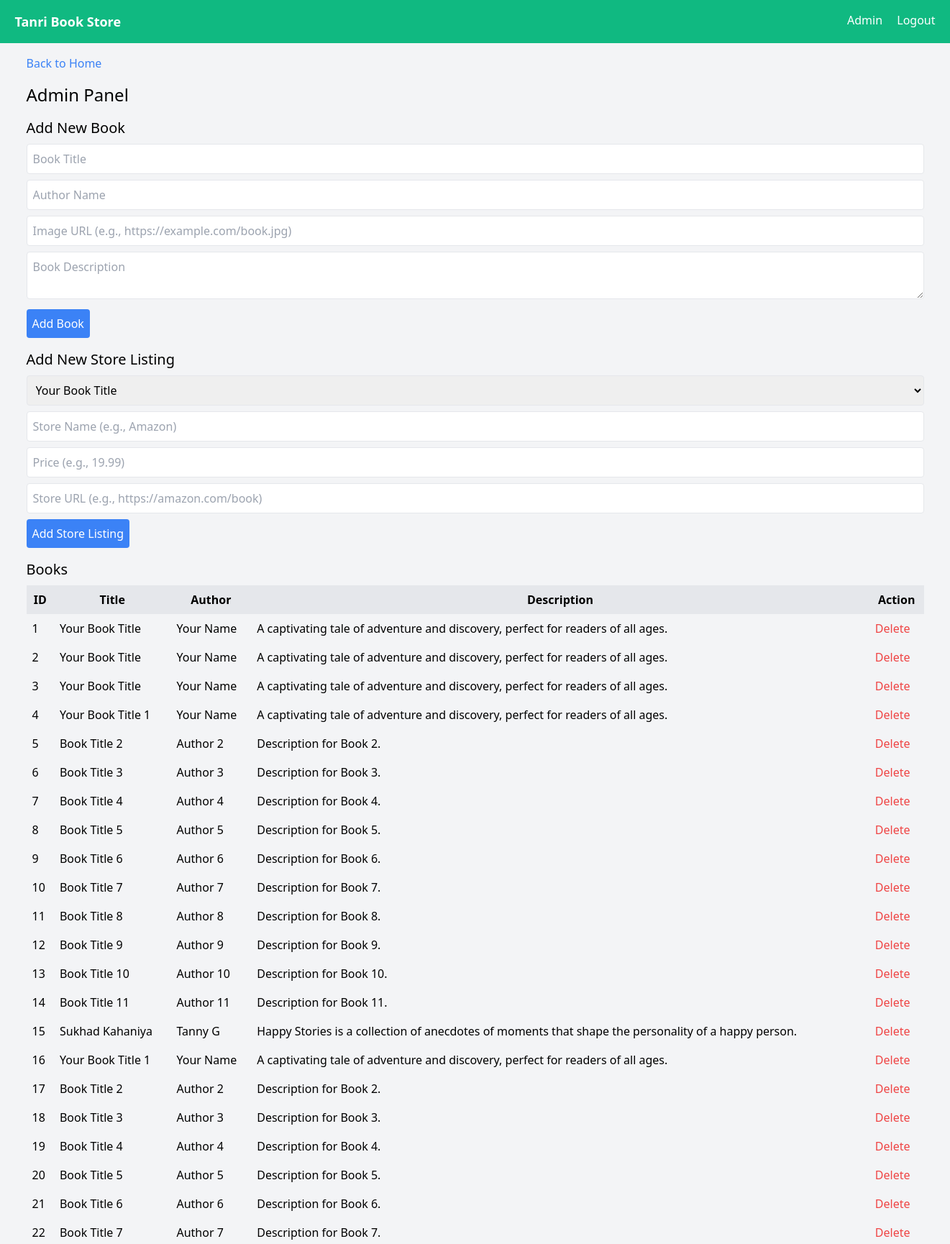
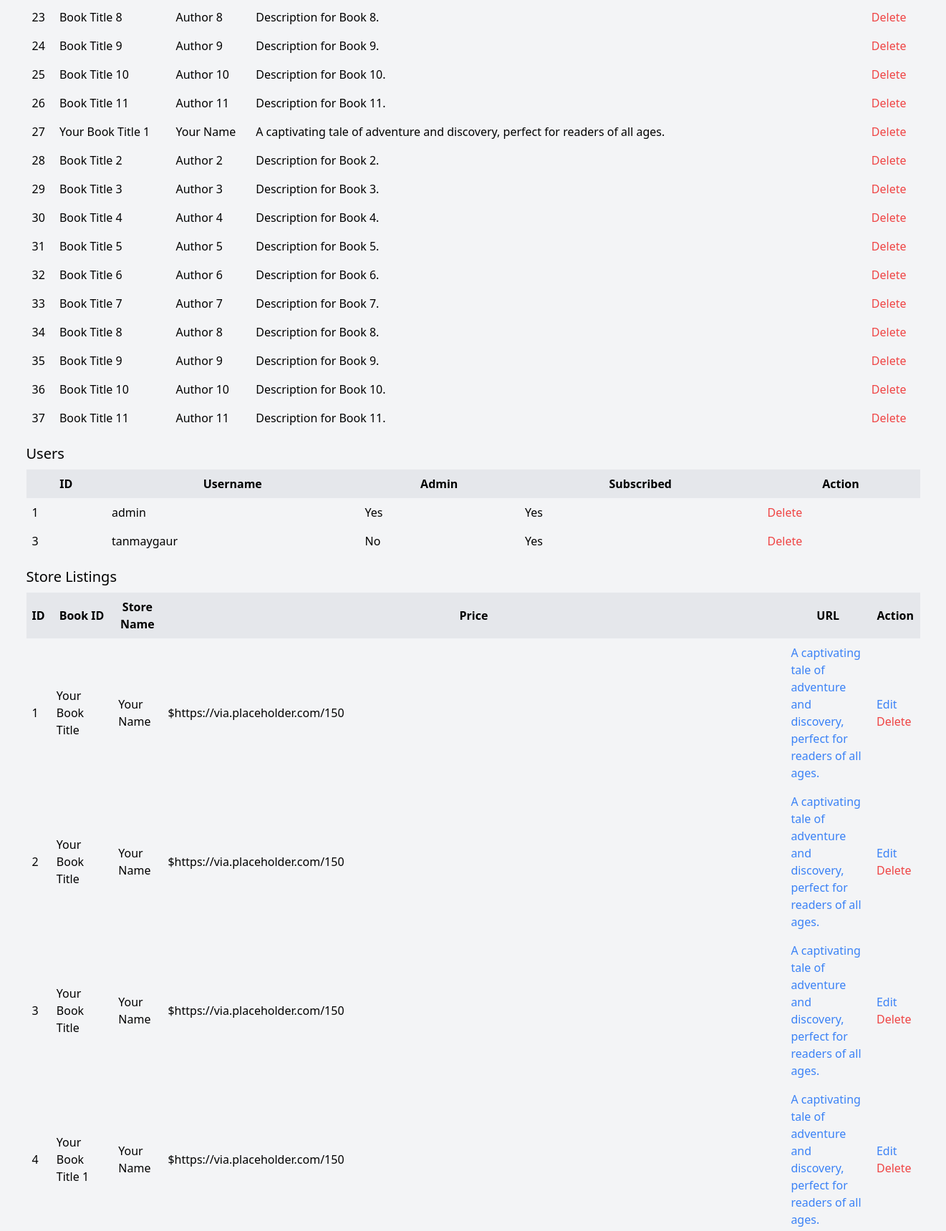
The page /admin (signed in, upper part) on the database its author committed (2 pictures, top to bottom).
### tables this page shows
CREATE TABLE books (
            id INTEGER PRIMARY KEY AUTOINCREMENT,
            title TEXT NOT NULL,
            author TEXT NOT NULL,
            image_url TEXT,
            description TEXT
        );

CREATE TABLE users (
            id INTEGER PRIMARY KEY AUTOINCREMENT,
            username TEXT UNIQUE NOT NULL,
            password TEXT NOT NULL,
            is_admin INTEGER DEFAULT 0,
            is_subscribed INTEGER DEFAULT 0
        );

### book_aggregator.py (the view, shortened to what this page needs)
@app.route('/admin', methods=['GET', 'POST'])
@admin_required
def admin():
    with sqlite3.connect('books.db') as conn:
        c = conn.cursor()
        c.execute('SELECT * FROM users')
        users = c.fetchall()
        c.execute('SELECT * FROM books')
        books = c.fetchall()
        c.execute('SELECT * FROM book_stores')
        stores = c.fetchall()
        c.execute('SELECT r.*, u.username, b.title FROM reviews r JOIN users u ON r.user_id = u.id JOIN books b ON r.book_id = b.id')
        reviews = c.fetchall()
    return render_template('admin.html', users=users, books=books, stores=stores, reviews=reviews)

### book_aggregator.py (called while the page is built)
def admin_required(f):
    @wraps(f)
    def decorated_function(*args, **kwargs):
        if 'user_id' not in session:
            flash('Please log in as admin.', 'error')
            return redirect(url_for('login'))
        with sqlite3.connect('books.db') as conn:
            c = conn.cursor()
            c.execute('SELECT is_admin FROM users WHERE id = ?', (session['user_id'],))
            if not c.fetchone()[0]:
                flash('Admin access required.', 'error')
                return redirect(url_for('index'))
        return f(*args, **kwargs)
    return decorated_function

### templates/admin.html (shortened to what this page needs)
<!DOCTYPE html>
<html>
<head>
    <link href="https://cdn.jsdelivr.net/npm/tailwindcss@2.2.19/dist/tailwind.min.css" rel="stylesheet">
</head>
<body class="bg-gray-100">
    <nav class="bg-green-500 p-4">
        <div class="container mx-auto flex justify-between">
            <a href="{{ url_for('index') }}" class="text-white text-lg font-bold">Tanri Book Store</a>
            <div>
                {% if session.user_id %}
                    {% if session.is_admin %}
                        <a href="{{ url_for('admin') }}" class="text-white mr-4">Admin</a>
                    {% endif %}
                    <a href="{{ url_for('logout') }}" class="text-white">Logout</a>
                {% else %}
                    <a href="{{ url_for('login') }}" class="text-white mr-4">Login</a>
                    <a href="{{ url_for('register') }}" class="text-white">Register</a>
                {% endif %}
            </div>
        </div>
    </nav>
    <div class="container mx-auto p-4">
        <a href="{{ url_for('index') }}" class="text-blue-500 mb-4 inline-block">Back to Home</a>
        <h2 class="text-2xl mb-4">Admin Panel</h2>
        <h3 class="text-xl mb-2">Add New Book</h3>
        <form method="POST" class="mb-4">
            <input type="text" name="title" placeholder="Book Title" class="border p-2 rounded w-full mb-2" required>
            <input type="text" name="author" placeholder="Author Name" class="border p-2 rounded w-full mb-2" required>
            <input type="text" name="image_url" placeholder="Image URL (e.g., https://example.com/book.jpg)" class="border p-2 rounded w-full mb-2">
            <textarea name="description" placeholder="Book Description" class="border p-2 rounded w-full mb-2"></textarea>
            <button type="submit" class="bg-blue-500 text-white p-2 rounded">Add Book</button>
        </form>
        <h3 class="text-xl mb-2">Add New Store Listing</h3>
        <form method="POST" class="mb-4">
            <select name="book_id" class="border p-2 rounded w-full mb-2" required>
                {% for book in books %}
                    <option value="{{ book[0] }}">{{ book[1] }}</option>
                {% endfor %}
            </select>
            <input type="text" name="store_name" placeholder="Store Name (e.g., Amazon)" class="border p-2 rounded w-full mb-2" required>
            <input type="number" step="0.01" name="price" placeholder="Price (e.g., 19.99)" class="border p-2 rounded w-full mb-2" required>
            <input type="text" name="url" placeholder="Store URL (e.g., https://amazon.com/book)" class="border p-2 rounded w-full mb-2" required>
            <button type="submit" class="bg-blue-500 text-white p-2 rounded">Add Store Listing</button>
        </form>
        <h3 class="text-xl mb-2">Books</h3>
        <table class="w-full mb-4">
            <tr class="bg-gray-200">
                <th class="p-2">ID</th>
                <th class="p-2">Title</th>
                <th class="p-2">Author</th>
                <th class="p-2">Description</th>
                <th class="p-2">Action</th>
            </tr>
            {% for book in books %}
                <tr>
                    <td class="p-2">{{ book[0] }}</td>
                    <td class="p-2">{{ book[1] }}</td>
                    <td class="p-2">{{ book[2] }}</td>
                    <td class="p-2">{{ book[4] or 'No description' }}</td>
                    <td class="p-2"><a href="{{ url_for('delete_book', book_id=book[0]) }}" class="text-red-500">Delete</a></td>
                </tr>
            {% endfor %}
        </table>
        <h3 class="text-xl mb-2">Users</h3>
        <table class="w-full mb-4">
            <tr class="bg-gray-200">
                <th class="p-2">ID</th>
                <th class="p-2">Username</th>
                <th class="p-2">Admin</th>
                <th class="p-2">Subscribed</th>
                <th class="p-2">Action</th>
            </tr>
            {% for user in users %}
                <tr>
                    <td class="p-2">{{ user[0] }}</td>
                    <td class="p-2">{{ user[1] }}</td>
                    <td class="p-2">{{ 'Yes' if user[3] else 'No' }}</td>
                    <td class="p-2">{{ 'Yes' if user[4] else 'No' }}</td>
                    <td class="p-2"><a href="{{ url_for('delete_user', user_id=user[0]) }}" class="text-red-500">Delete</a></td>
                </tr>
            {% endfor %}
        </table>
        <h3 class="text-xl mb-2">Store Listings</h3>
        <table class="w-full mb-4">
            <tr class="bg-gray-200">
                <th class="p-2">ID</th>
                <th class="p-2">Book ID</th>
                <th class="p-2">Store Name</th>
                <th class="p-2">Price</th>
                <th class="p-2">URL</th>
                <th class="p-2">Action</th>
            </tr>
            {% for store in books %}
                <tr>
                    <td class="p-2">{{ store[0] }}</td>
                    <td class="p-2">{{ store[1] }}</td>
                    <td class="p-2">{{ store[2] }}</td>
                    <td class="p-2">${{ store[3] }}</td>
                    <td class="p-2"><a href="{{ store[4] }}" class="text-blue-500">{{ store[4] }}</a></td>
                    <td class="p-2">
                        <a href="{{ url_for('edit_store', store_id=store[0]) }}" class="text-blue-500 mr-2">Edit</a>
                        <a href="{{ url_for('delete_store', store_id=store[0]) }}" class="text-red-500">Delete</a>
                    </td>
                </tr>
            {% endfor %}
        </table>
    </div>
</body>
</html>

### rows shown on the page
books: id "1", title "Your Book Title", author "Your Name", description "A captivating tale of adventure and discovery, perfect for readers of all ages.", image_url "https://via.placeholder.com/150"
books: id "2", title "Your Book Title", author "Your Name", description "A captivating tale of adventure and discovery, perfect for readers of all ages.", image_url "https://via.placeholder.com/150"
books: id "3", title "Your Book Title", author "Your Name", description "A captivating tale of adventure and discovery, perfect for readers of all ages.", image_url "https://via.placeholder.com/150"
books: id "4", title "Your Book Title 1", author "Your Name", description "A captivating tale of adventure and discovery, perfect for readers of all ages.", image_url "https://via.placeholder.com/150"
books: id "5", title "Book Title 2", author "Author 2", description "Description for Book 2."
books: id "6", title "Book Title 3", author "Author 3", description "Description for Book 3."
books: id "7", title "Book Title 4", author "Author 4", description "Description for Book 4."
books: id "8", title "Book Title 5", author "Author 5", description "Description for Book 5."
books: id "9", title "Book Title 6", author "Author 6", description "Description for Book 6."
books: id "10", title "Book Title 7", author "Author 7", description "Description for Book 7."
books: id "11", title "Book Title 8", author "Author 8", description "Description for Book 8."
books: id "12", title "Book Title 9", author "Author 9", description "Description for Book 9."
books: id "13", title "Book Title 10", author "Author 10", description "Description for Book 10."
books: id "14", title "Book Title 11", author "Author 11", description "Description for Book 11."
books: id "15", title "Sukhad Kahaniya", author "Tanny G", description "Happy Stories is a collection of anecdotes of moments that shape the personality of a happy person."
books: id "16", title "Your Book Title 1", author "Your Name", description "A captivating tale of adventure and discovery, perfect for readers of all ages."
books: id "17", title "Book Title 2", author "Author 2", description "Description for Book 2."
books: id "18", title "Book Title 3", author "Author 3", description "Description for Book 3."
books: id "19", title "Book Title 4", author "Author 4", description "Description for Book 4."
books: id "20", title "Book Title 5", author "Author 5", description "Description for Book 5."
books: id "21", title "Book Title 6", author "Author 6", description "Description for Book 6."
books: id "22", title "Book Title 7", author "Author 7", description "Description for Book 7."
books: id "23", title "Book Title 8", author "Author 8", description "Description for Book 8."
books: id "24", title "Book Title 9", author "Author 9", description "Description for Book 9."
books: id "25", title "Book Title 10", author "Author 10", description "Description for Book 10."
books: id "26", title "Book Title 11", author "Author 11", description "Description for Book 11."
books: id "27", title "Your Book Title 1", author "Your Name", description "A captivating tale of adventure and discovery, perfect for readers of all ages."
books: id "28", title "Book Title 2", author "Author 2", description "Description for Book 2."
books: id "29", title "Book Title 3", author "Author 3", description "Description for Book 3."
books: id "30", title "Book Title 4", author "Author 4", description "Description for Book 4."
books: id "31", title "Book Title 5", author "Author 5", description "Description for Book 5."
books: id "32", title "Book Title 6", author "Author 6", description "Description for Book 6."
books: id "33", title "Book Title 7", author "Author 7", description "Description for Book 7."
books: id "34", title "Book Title 8", author "Author 8", description "Description for Book 8."
books: id "35", title "Book Title 9", author "Author 9", description "Description for Book 9."
books: id "36", title "Book Title 10", author "Author 10", description "Description for Book 10."
books: id "37", title "Book Title 11", author "Author 11", description "Description for Book 11."
users: id "1", username "admin", is_admin "Yes", is_subscribed "Yes"
users: id "3", username "tanmaygaur", is_admin "No", is_subscribed "Yes"

### other values the page prints
form field book_id "Your Book Title"
